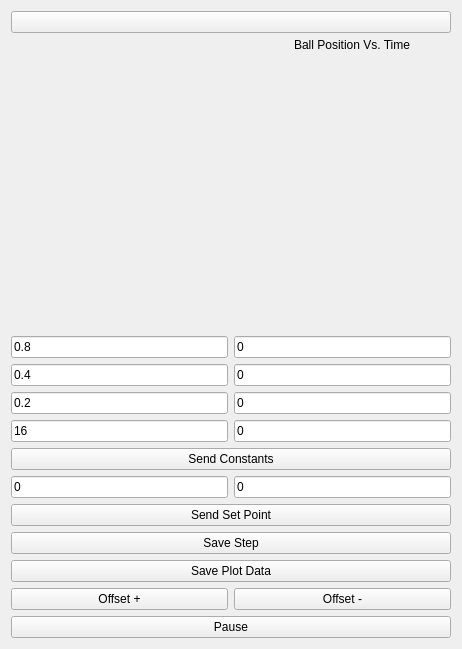
<?xml version="1.0" encoding="UTF-8"?>
<ui version="4.0">
 <class>BalanceBeamWidget</class>
 <widget class="QWidget" name="BalanceBeamWidget">
  <property name="geometry">
   <rect>
    <x>0</x>
    <y>0</y>
    <width>462</width>
    <height>649</height>
   </rect>
  </property>
  <property name="windowTitle">
   <string>Form</string>
  </property>
  <property name="styleSheet">
   <string notr="true">QWidget {
	font-family: &quot;Segoe UI&quot;;
	font-size: 16px;
	color: #033f63;
}

QPushButton {
	background-color: #033f63;
	color: #d9d9d9;
	border-radius: 4px;
	padding: 8px 16px;
}

#sampling_rate_label, #input_label, #filter_label, #mid_corner_label, #low_corner_label, #high_corner_label {
	font-size: 20px;
	text-align: center;
	color: #98012e;
}

background-color: #d9d9d9;</string>
  </property>
  <layout class="QVBoxLayout" name="verticalLayout">
   <item>
    <widget class="QPushButton" name="home_btn">
     <property name="text">
      <string/>
     </property>
     <property name="icon">
      <iconset resource="basic_operation.qrc">
       <normaloff>:/assets/assets/home_icon.png</normaloff>:/assets/assets/home_icon.png</iconset>
     </property>
    </widget>
   </item>
   <item>
    <widget class="QWidget" name="graph" native="true">
     <widget class="QLabel" name="graph_label">
      <property name="enabled">
       <bool>true</bool>
      </property>
      <property name="geometry">
       <rect>
        <x>0</x>
        <y>-10</y>
        <width>682</width>
        <height>31</height>
       </rect>
      </property>
      <property name="cursor">
       <cursorShape>ArrowCursor</cursorShape>
      </property>
      <property name="text">
       <string>Ball Position Vs. Time</string>
      </property>
      <property name="alignment">
       <set>Qt::AlignCenter</set>
      </property>
     </widget>
    </widget>
   </item>
   <item>
    <layout class="QHBoxLayout" name="horizontalLayout">
     <item>
      <widget class="QLineEdit" name="kp_input">
       <property name="text">
        <string>0.8</string>
       </property>
      </widget>
     </item>
     <item>
      <widget class="QLineEdit" name="kp_output">
       <property name="text">
        <string>0</string>
       </property>
       <property name="readOnly">
        <bool>true</bool>
       </property>
      </widget>
     </item>
    </layout>
   </item>
   <item>
    <layout class="QHBoxLayout" name="horizontalLayout_2">
     <item>
      <widget class="QLineEdit" name="ki_input">
       <property name="text">
        <string>0.4</string>
       </property>
      </widget>
     </item>
     <item>
      <widget class="QLineEdit" name="ki_output">
       <property name="text">
        <string>0</string>
       </property>
       <property name="readOnly">
        <bool>true</bool>
       </property>
      </widget>
     </item>
    </layout>
   </item>
   <item>
    <layout class="QHBoxLayout" name="horizontalLayout_3">
     <item>
      <widget class="QLineEdit" name="kd_input">
       <property name="text">
        <string>0.2</string>
       </property>
      </widget>
     </item>
     <item>
      <widget class="QLineEdit" name="kd_output">
       <property name="text">
        <string>0</string>
       </property>
       <property name="readOnly">
        <bool>true</bool>
       </property>
      </widget>
     </item>
    </layout>
   </item>
   <item>
    <layout class="QHBoxLayout" name="horizontalLayout_4">
     <item>
      <widget class="QLineEdit" name="n_input">
       <property name="text">
        <string>16</string>
       </property>
      </widget>
     </item>
     <item>
      <widget class="QLineEdit" name="n_output">
       <property name="text">
        <string>0</string>
       </property>
       <property name="readOnly">
        <bool>true</bool>
       </property>
      </widget>
     </item>
    </layout>
   </item>
   <item>
    <widget class="QPushButton" name="send_constants_btn">
     <property name="text">
      <string>Send Constants</string>
     </property>
    </widget>
   </item>
   <item>
    <layout class="QHBoxLayout" name="horizontalLayout_6">
     <item>
      <widget class="QLineEdit" name="set_cm_input">
       <property name="text">
        <string>0</string>
       </property>
      </widget>
     </item>
     <item>
      <widget class="QLineEdit" name="set_cm_output">
       <property name="text">
        <string>0</string>
       </property>
       <property name="readOnly">
        <bool>true</bool>
       </property>
      </widget>
     </item>
    </layout>
   </item>
   <item>
    <widget class="QPushButton" name="send_set_point_btn">
     <property name="text">
      <string>Send Set Point</string>
     </property>
    </widget>
   </item>
   <item>
    <widget class="QPushButton" name="save_step_btn">
     <property name="text">
      <string>Save Step</string>
     </property>
    </widget>
   </item>
   <item>
    <widget class="QPushButton" name="save_plot_data_btn">
     <property name="text">
      <string>Save Plot Data</string>
     </property>
    </widget>
   </item>
   <item>
    <layout class="QHBoxLayout" name="horizontalLayout_8">
     <item>
      <widget class="QPushButton" name="offset_inc_btn">
       <property name="text">
        <string>Offset +</string>
       </property>
      </widget>
     </item>
     <item>
      <widget class="QPushButton" name="offset_dec_btn">
       <property name="text">
        <string>Offset -</string>
       </property>
      </widget>
     </item>
    </layout>
   </item>
   <item>
    <widget class="QPushButton" name="pause_btn">
     <property name="text">
      <string>Pause</string>
     </property>
    </widget>
   </item>
  </layout>
 </widget>
 <resources>
  <include location="basic_operation.qrc"/>
 </resources>
 <connections/>
</ui>
